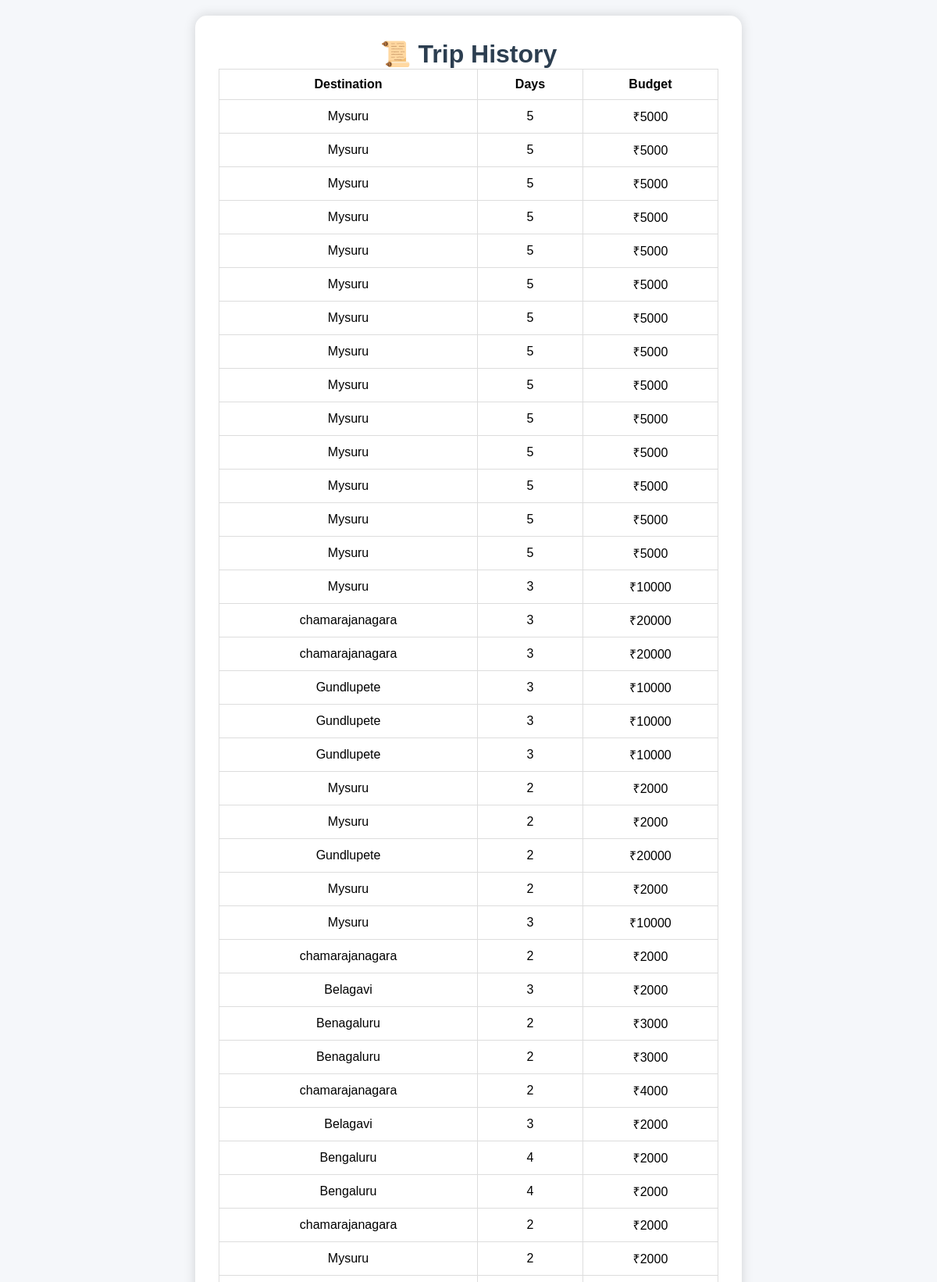
The app's page /history (upper part) with its own data.
### tables this page shows
CREATE TABLE trips(
        id INTEGER PRIMARY KEY AUTOINCREMENT,
        place TEXT,
        days INTEGER,
        budget INTEGER
    );

### app.py (the view)
@app.route('/history')
def history():
    conn = sqlite3.connect("travel.db")
    cursor = conn.cursor()
    cursor.execute(
        "SELECT place, days, budget FROM trips ORDER BY id DESC"
    )
    trips = cursor.fetchall()
    conn.close()
    return render_template(
        "history.html",
        trips=trips
    )

### templates/history.html (shortened to what this page needs)
<!DOCTYPE html>
<html lang="en">
<head>
    <link rel="stylesheet"
          href="{{ url_for('static', filename='css/style.css') }}">
</head>
<body>
<div class="container">
    <div class="card">
        <h1>📜 Trip History</h1>
        {% if trips %}
        <table border="1" width="100%" cellpadding="10">
            <tr>
                <th>Destination</th>
                <th>Days</th>
                <th>Budget</th>
            </tr>
            {% for trip in trips %}
            <tr>
                <td>{{ trip[0] }}</td>
                <td>{{ trip[1] }}</td>
                <td>₹{{ trip[2] }}</td>
            </tr>
            {% endfor %}
        </table>
        {% else %}
        <p>No trip history found.</p>
        {% endif %}
        <br>
    </div>
</div>
</body>
</html>

### static/css/style.css (style rules this page uses)
body { margin:0; padding:0; font-family:Arial, sans-serif; background:#f4f6f9; }
.container { display:flex; justify-content:center; align-items:center; min-height:100vh; padding:20px; }
.card { background:white; width:700px; padding:30px; border-radius:15px; box-shadow:0 0 15px rgba(0,0,0,0.15); }
h1 { text-align:center; color:#2c3e50; }
table { width:100%; border-collapse:collapse; }
table th, table td { padding:10px; border:1px solid #ddd; text-align:center; }
body { margin:0; font-family:Arial, sans-serif; background:#f4f6f9; }
* { margin:0; padding:0; box-sizing:border-box; font-family:Arial,sans-serif; }
body { background:#f5f7fa; }

### records on screen
trips: place "Mysuru", days "5", budget "5000"
trips: place "Mysuru", days "5", budget "5000"
trips: place "Mysuru", days "5", budget "5000"
trips: place "Mysuru", days "5", budget "5000"
trips: place "Mysuru", days "5", budget "5000"
trips: place "Mysuru", days "5", budget "5000"
trips: place "Mysuru", days "5", budget "5000"
trips: place "Mysuru", days "5", budget "5000"
trips: place "Mysuru", days "5", budget "5000"
trips: place "Mysuru", days "5", budget "5000"
trips: place "Mysuru", days "5", budget "5000"
trips: place "Mysuru", days "5", budget "5000"
trips: place "Mysuru", days "5", budget "5000"
trips: place "Mysuru", days "5", budget "5000"
trips: place "Mysuru", days "3", budget "10000"
trips: place "chamarajanagara", days "3", budget "20000"
trips: place "chamarajanagara", days "3", budget "20000"
trips: place "Gundlupete", days "3", budget "10000"
trips: place "Gundlupete", days "3", budget "10000"
trips: place "Gundlupete", days "3", budget "10000"
trips: place "Mysuru", days "2", budget "2000"
trips: place "Mysuru", days "2", budget "2000"
trips: place "Gundlupete", days "2", budget "20000"
trips: place "Mysuru", days "2", budget "2000"
trips: place "Mysuru", days "3", budget "10000"
trips: place "chamarajanagara", days "2", budget "2000"
trips: place "Belagavi", days "3", budget "2000"
trips: place "Benagaluru", days "2", budget "3000"
trips: place "Benagaluru", days "2", budget "3000"
trips: place "chamarajanagara", days "2", budget "4000"
trips: place "Belagavi", days "3", budget "2000"
trips: place "Bengaluru", days "4", budget "2000"
trips: place "Bengaluru", days "4", budget "2000"
trips: place "chamarajanagara", days "2", budget "2000"
trips: place "Mysuru", days "2", budget "2000"
